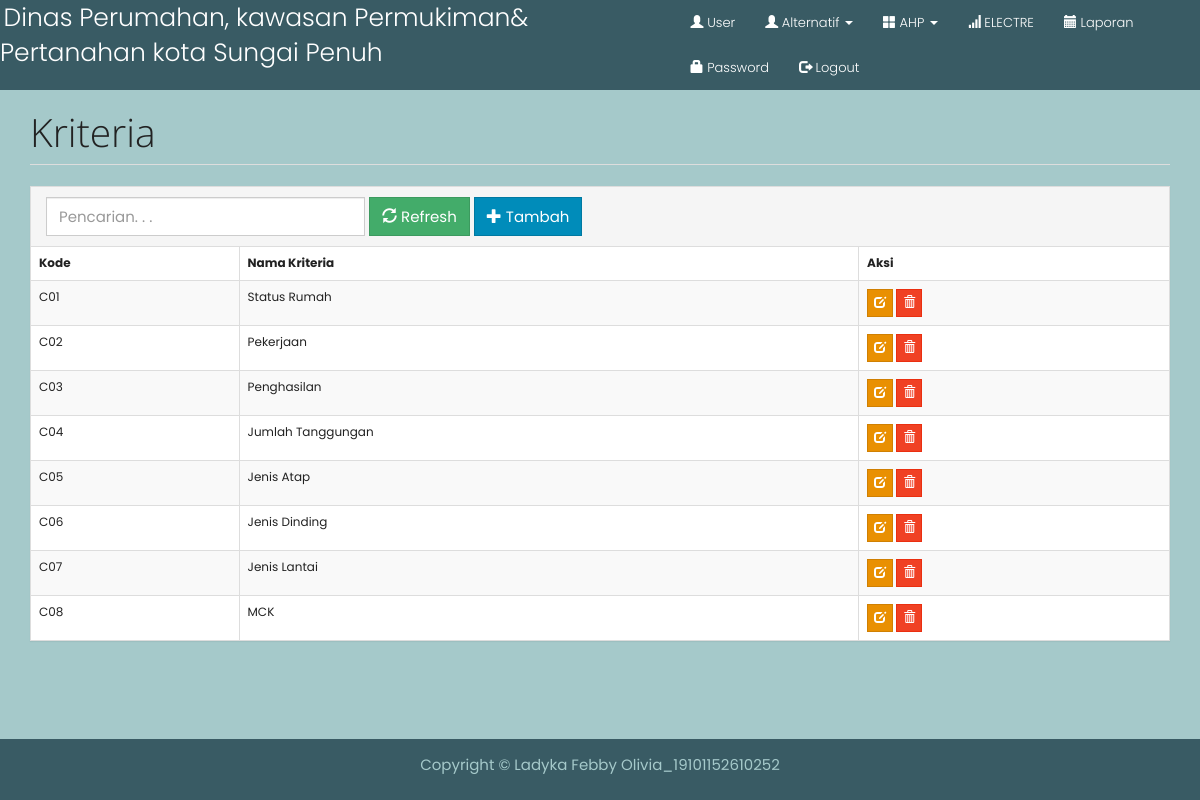
The app's page /index.php?m=kriteria (signed in) with its own data.
### tables this page shows
CREATE TABLE `tb_kriteria` (
  `kode_kriteria` varchar(16) NOT NULL,
  `nama_kriteria` varchar(256) NOT NULL
);

### functions.php (called while the page is built, shortened)
<?php
include 'config.php';
include 'includes/db.php';
$db = new DB($config['server'], $config['username'], $config['password'], $config['database_name']);
function _get($key, $val = null)
{
    if (isset($_GET[$key]))
        return $_GET[$key];
    else
        return $val;
}

### config.php (called while the page is built)
<?php
$config["server"] = 'localhost';
$config["username"] = 'root';
$config["password"] = '';
$config["database_name"] = 'ahp_electre_ladyka.febby';

### includes/db.php (called while the page is built, shortened)
<?php
class DB
{
    var $conn = null;
    public function __construct($host, $username, $passwd, $dbname)
    {
        $this->conn = mysqli_connect($host, $username, $passwd, $dbname);
    }
    public function query($sql)
    {
        $query = mysqli_query($this->conn, $sql) or die('<pre>Error mysqli_query: ' . mysqli_error($this->conn) . '<br />' . $sql . '</pre>');
        return $query;
    }
    public function get_results($sql)
    {
        $query = $this->query($sql);
        $arr = array();
        while ($row = mysqli_fetch_object($query)) {
            $arr[] = $row;
        }
        return $arr;
    }
}

### kriteria.php (the view, shortened to what this page needs)
<div class="page-header">
    <h1>Kriteria</h1>
</div>
<div class="panel panel-default">
    <div class="panel-heading">
        <form class="form-inline">
            <div class="form-group">
                <input class="form-control" type="text" placeholder="Pencarian. . ." name="q" value="<?= _get('q') ?>" />
            </div>
            <div class="form-group">
                <button class="btn btn-success"><span class="glyphicon glyphicon-refresh"></span> Refresh</button>
            </div>
            <div class="form-group">
                <a class="btn btn-primary" href="?m=kriteria_tambah"><span class="glyphicon glyphicon-plus"></span> Tambah</a>
            </div>
        </form>
    </div>
    <div class="table-responsive">
        <table class="table table-bordered table-hover table-striped">
            <thead>
                <tr>
                    <th>Kode</th>
                    <th>Nama Kriteria</th>
                    <th>Aksi</th>
                </tr>
            </thead>
            <?php
            $q = esc_field(_get('q'));
            $rows = $db->get_results("SELECT * FROM tb_kriteria WHERE nama_kriteria LIKE '%$q%' ORDER BY kode_kriteria");
            foreach ($rows as $row) : ?>
                <tr>
                    <td><?= $row->kode_kriteria ?></td>
                    <td><?= $row->nama_kriteria ?></td>
                    <td>
                        <a class="btn btn-xs btn-warning" href="?m=kriteria_ubah&ID=<?= $row->kode_kriteria ?>"><span class="glyphicon glyphicon-edit"></span></a>
                        <a class="btn btn-xs btn-danger" href="aksi.php?act=kriteria_hapus&ID=<?= $row->kode_kriteria ?>" onclick="return confirm('Hapus data?')"><span class="glyphicon glyphicon-trash"></span></a>
                    </td>
                </tr>
            <?php endforeach ?>
        </table>
    </div>
</div>

### assets/css/general.css (style rules this page uses)
html { position: relative; min-height: 100%; }
body { margin-bottom: 70px; }
.page-header { margin-top: 0; padding-bottom: 0; }
.page-header h1 { margin-top: 0; }

### records on screen
tb_kriteria: kode_kriteria "C01", nama_kriteria "Status Rumah"
tb_kriteria: kode_kriteria "C02", nama_kriteria "Pekerjaan"
tb_kriteria: kode_kriteria "C03", nama_kriteria "Penghasilan"
tb_kriteria: kode_kriteria "C04", nama_kriteria "Jumlah Tanggungan"
tb_kriteria: kode_kriteria "C05", nama_kriteria "Jenis Atap"
tb_kriteria: kode_kriteria "C06", nama_kriteria "Jenis Dinding"
tb_kriteria: kode_kriteria "C07", nama_kriteria "Jenis Lantai"
tb_kriteria: kode_kriteria "C08", nama_kriteria "MCK"
